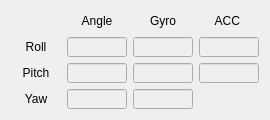
  <widget class="QWidget" name="gridLayoutWidget_15">
   <property name="geometry">
    <rect>
     <x>390</x>
     <y>590</y>
     <width>251</width>
     <height>100</height>
    </rect>
   </property>
   <property name="font">
    <font>
     <pointsize>9</pointsize>
    </font>
   </property>
   <layout class="QGridLayout" name="gridLayout_15">
    <item row="3" column="3">
     <widget class="QLineEdit" name="LE_SENSOR_CIMU_PITCH_ACC">
      <property name="enabled">
       <bool>false</bool>
      </property>
      <property name="sizePolicy">
       <sizepolicy hsizetype="Fixed" vsizetype="Fixed">
        <horstretch>0</horstretch>
        <verstretch>0</verstretch>
       </sizepolicy>
      </property>
      <property name="minimumSize">
       <size>
        <width>60</width>
        <height>20</height>
       </size>
      </property>
      <property name="maximumSize">
       <size>
        <width>60</width>
        <height>20</height>
       </size>
      </property>
      <property name="font">
       <font>
        <pointsize>9</pointsize>
       </font>
      </property>
      <property name="alignment">
       <set>Qt::AlignRight|Qt::AlignTrailing|Qt::AlignVCenter</set>
      </property>
      <property name="readOnly">
       <bool>true</bool>
      </property>
     </widget>
    </item>
    <item row="1" column="3" rowspan="2">
     <widget class="QLineEdit" name="LE_SENSOR_CIMU_ROLL_ACC">
      <property name="enabled">
       <bool>false</bool>
      </property>
      <property name="sizePolicy">
       <sizepolicy hsizetype="Fixed" vsizetype="Fixed">
        <horstretch>0</horstretch>
        <verstretch>0</verstretch>
       </sizepolicy>
      </property>
      <property name="minimumSize">
       <size>
        <width>60</width>
        <height>20</height>
       </size>
      </property>
      <property name="maximumSize">
       <size>
        <width>60</width>
        <height>20</height>
       </size>
      </property>
      <property name="font">
       <font>
        <pointsize>9</pointsize>
       </font>
      </property>
      <property name="alignment">
       <set>Qt::AlignRight|Qt::AlignTrailing|Qt::AlignVCenter</set>
      </property>
      <property name="readOnly">
       <bool>true</bool>
      </property>
     </widget>
    </item>
    <item row="3" column="1">
     <widget class="QLineEdit" name="LE_SENSOR_CIMU_PITCH">
      <property name="enabled">
       <bool>false</bool>
      </property>
      <property name="sizePolicy">
       <sizepolicy hsizetype="Fixed" vsizetype="Fixed">
        <horstretch>0</horstretch>
        <verstretch>0</verstretch>
       </sizepolicy>
      </property>
      <property name="minimumSize">
       <size>
        <width>60</width>
        <height>20</height>
       </size>
      </property>
      <property name="maximumSize">
       <size>
        <width>60</width>
        <height>20</height>
       </size>
      </property>
      <property name="font">
       <font>
        <pointsize>9</pointsize>
       </font>
      </property>
      <property name="alignment">
       <set>Qt::AlignRight|Qt::AlignTrailing|Qt::AlignVCenter</set>
      </property>
      <property name="readOnly">
       <bool>true</bool>
      </property>
     </widget>
    </item>
    <item row="0" column="3">
     <widget class="QLabel" name="label_60">
      <property name="sizePolicy">
       <sizepolicy hsizetype="Fixed" vsizetype="Fixed">
        <horstretch>0</horstretch>
        <verstretch>0</verstretch>
       </sizepolicy>
      </property>
      <property name="minimumSize">
       <size>
        <width>60</width>
        <height>20</height>
       </size>
      </property>
      <property name="maximumSize">
       <size>
        <width>60</width>
        <height>20</height>
       </size>
      </property>
      <property name="font">
       <font>
        <pointsize>9</pointsize>
       </font>
      </property>
      <property name="text">
       <string>ACC </string>
      </property>
      <property name="alignment">
       <set>Qt::AlignCenter</set>
      </property>
     </widget>
    </item>
    <item row="1" column="0" rowspan="2">
     <widget class="QLabel" name="label_54">
      <property name="sizePolicy">
       <sizepolicy hsizetype="Fixed" vsizetype="Fixed">
        <horstretch>0</horstretch>
        <verstretch>0</verstretch>
       </sizepolicy>
      </property>
      <property name="minimumSize">
       <size>
        <width>50</width>
        <height>20</height>
       </size>
      </property>
      <property name="maximumSize">
       <size>
        <width>50</width>
        <height>20</height>
       </size>
      </property>
      <property name="font">
       <font>
        <pointsize>9</pointsize>
       </font>
      </property>
      <property name="text">
       <string>Roll</string>
      </property>
      <property name="alignment">
       <set>Qt::AlignCenter</set>
      </property>
     </widget>
    </item>
    <item row="1" column="2" rowspan="2">
     <widget class="QLineEdit" name="LE_SENSOR_CIMU_ROLL_VEL">
      <property name="enabled">
       <bool>false</bool>
      </property>
      <property name="sizePolicy">
       <sizepolicy hsizetype="Fixed" vsizetype="Fixed">
        <horstretch>0</horstretch>
        <verstretch>0</verstretch>
       </sizepolicy>
      </property>
      <property name="minimumSize">
       <size>
        <width>60</width>
        <height>20</height>
       </size>
      </property>
      <property name="maximumSize">
       <size>
        <width>60</width>
        <height>20</height>
       </size>
      </property>
      <property name="font">
       <font>
        <pointsize>9</pointsize>
       </font>
      </property>
      <property name="alignment">
       <set>Qt::AlignRight|Qt::AlignTrailing|Qt::AlignVCenter</set>
      </property>
      <property name="readOnly">
       <bool>true</bool>
      </property>
     </widget>
    </item>
    <item row="3" column="0">
     <widget class="QLabel" name="label_53">
      <property name="sizePolicy">
       <sizepolicy hsizetype="Fixed" vsizetype="Fixed">
        <horstretch>0</horstretch>
        <verstretch>0</verstretch>
       </sizepolicy>
      </property>
      <property name="minimumSize">
       <size>
        <width>50</width>
        <height>20</height>
       </size>
      </property>
      <property name="maximumSize">
       <size>
        <width>50</width>
        <height>20</height>
       </size>
      </property>
      <property name="font">
       <font>
        <pointsize>9</pointsize>
       </font>
      </property>
      <property name="text">
       <string>Pitch</string>
      </property>
      <property name="alignment">
       <set>Qt::AlignCenter</set>
      </property>
     </widget>
    </item>
    <item row="0" column="2">
     <widget class="QLabel" name="label_49">
      <property name="sizePolicy">
       <sizepolicy hsizetype="Fixed" vsizetype="Fixed">
        <horstretch>0</horstretch>
        <verstretch>0</verstretch>
       </sizepolicy>
      </property>
      <property name="minimumSize">
       <size>
        <width>60</width>
        <height>20</height>
       </size>
      </property>
      <property name="maximumSize">
       <size>
        <width>60</width>
        <height>20</height>
       </size>
      </property>
      <property name="font">
       <font>
        <pointsize>9</pointsize>
       </font>
      </property>
      <property name="text">
       <string>Gyro</string>
      </property>
      <property name="alignment">
       <set>Qt::AlignCenter</set>
      </property>
     </widget>
    </item>
    <item row="3" column="2">
     <widget class="QLineEdit" name="LE_SENSOR_CIMU_PITCH_VEL">
      <property name="enabled">
       <bool>false</bool>
      </property>
      <property name="sizePolicy">
       <sizepolicy hsizetype="Fixed" vsizetype="Fixed">
        <horstretch>0</horstretch>
        <verstretch>0</verstretch>
       </sizepolicy>
      </property>
      <property name="minimumSize">
       <size>
        <width>60</width>
        <height>20</height>
       </size>
      </property>
      <property name="maximumSize">
       <size>
        <width>60</width>
        <height>20</height>
       </size>
      </property>
      <property name="font">
       <font>
        <pointsize>9</pointsize>
       </font>
      </property>
      <property name="alignment">
       <set>Qt::AlignRight|Qt::AlignTrailing|Qt::AlignVCenter</set>
      </property>
      <property name="readOnly">
       <bool>true</bool>
      </property>
     </widget>
    </item>
    <item row="1" column="1" rowspan="2">
     <widget class="QLineEdit" name="LE_SENSOR_CIMU_ROLL">
      <property name="enabled">
       <bool>false</bool>
      </property>
      <property name="sizePolicy">
       <sizepolicy hsizetype="Fixed" vsizetype="Fixed">
        <horstretch>0</horstretch>
        <verstretch>0</verstretch>
       </sizepolicy>
      </property>
      <property name="minimumSize">
       <size>
        <width>60</width>
        <height>20</height>
       </size>
      </property>
      <property name="maximumSize">
       <size>
        <width>60</width>
        <height>20</height>
       </size>
      </property>
      <property name="font">
       <font>
        <pointsize>9</pointsize>
       </font>
      </property>
      <property name="alignment">
       <set>Qt::AlignRight|Qt::AlignTrailing|Qt::AlignVCenter</set>
      </property>
      <property name="readOnly">
       <bool>true</bool>
      </property>
     </widget>
    </item>
    <item row="0" column="1">
     <widget class="QLabel" name="label_52">
      <property name="sizePolicy">
       <sizepolicy hsizetype="Fixed" vsizetype="Fixed">
        <horstretch>0</horstretch>
        <verstretch>0</verstretch>
       </sizepolicy>
      </property>
      <property name="minimumSize">
       <size>
        <width>60</width>
        <height>20</height>
       </size>
      </property>
      <property name="maximumSize">
       <size>
        <width>60</width>
        <height>20</height>
       </size>
      </property>
      <property name="font">
       <font>
        <pointsize>9</pointsize>
       </font>
      </property>
      <property name="text">
       <string>Angle</string>
      </property>
      <property name="alignment">
       <set>Qt::AlignCenter</set>
      </property>
     </widget>
    </item>
    <item row="4" column="1">
     <widget class="QLineEdit" name="LE_SENSOR_CIMU_YAW">
      <property name="enabled">
       <bool>false</bool>
      </property>
      <property name="sizePolicy">
       <sizepolicy hsizetype="Fixed" vsizetype="Fixed">
        <horstretch>0</horstretch>
        <verstretch>0</verstretch>
       </sizepolicy>
      </property>
      <property name="minimumSize">
       <size>
        <width>60</width>
        <height>20</height>
       </size>
      </property>
      <property name="maximumSize">
       <size>
        <width>60</width>
        <height>20</height>
       </size>
      </property>
      <property name="font">
       <font>
        <pointsize>9</pointsize>
       </font>
      </property>
      <property name="alignment">
       <set>Qt::AlignRight|Qt::AlignTrailing|Qt::AlignVCenter</set>
      </property>
      <property name="readOnly">
       <bool>true</bool>
      </property>
     </widget>
    </item>
    <item row="4" column="2">
     <widget class="QLineEdit" name="LE_SENSOR_CIMU_YAW_VEL">
      <property name="enabled">
       <bool>false</bool>
      </property>
      <property name="sizePolicy">
       <sizepolicy hsizetype="Fixed" vsizetype="Fixed">
        <horstretch>0</horstretch>
        <verstretch>0</verstretch>
       </sizepolicy>
      </property>
      <property name="minimumSize">
       <size>
        <width>60</width>
        <height>20</height>
       </size>
      </property>
      <property name="maximumSize">
       <size>
        <width>60</width>
        <height>20</height>
       </size>
      </property>
      <property name="font">
       <font>
        <pointsize>9</pointsize>
       </font>
      </property>
      <property name="alignment">
       <set>Qt::AlignRight|Qt::AlignTrailing|Qt::AlignVCenter</set>
      </property>
      <property name="readOnly">
       <bool>true</bool>
      </property>
     </widget>
    </item>
    <item row="4" column="0">
     <widget class="QLabel" name="label_67">
      <property name="sizePolicy">
       <sizepolicy hsizetype="Fixed" vsizetype="Fixed">
        <horstretch>0</horstretch>
        <verstretch>0</verstretch>
       </sizepolicy>
      </property>
      <property name="minimumSize">
       <size>
        <width>50</width>
        <height>20</height>
       </size>
      </property>
      <property name="maximumSize">
       <size>
        <width>50</width>
        <height>20</height>
       </size>
      </property>
      <property name="font">
       <font>
        <pointsize>9</pointsize>
       </font>
      </property>
      <property name="text">
       <string>Yaw</string>
      </property>
      <property name="alignment">
       <set>Qt::AlignCenter</set>
      </property>
     </widget>
    </item>
   </layout>
  </widget>
